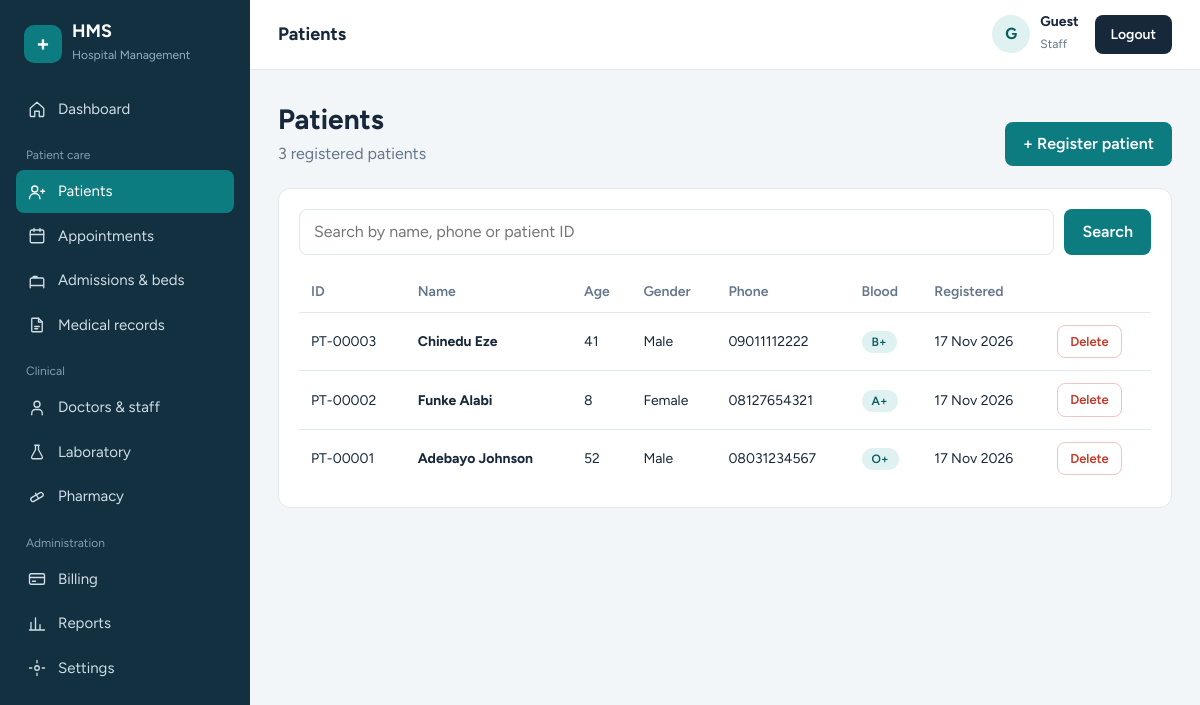
/patients.php, run on the app's committed database.
### tables this page shows
CREATE TABLE IF NOT EXISTS patients (
    id INT AUTO_INCREMENT PRIMARY KEY,
    patient_code VARCHAR(20) DEFAULT NULL,
    name VARCHAR(120) NOT NULL,
    age INT NOT NULL,
    gender VARCHAR(10) NOT NULL,
    phone VARCHAR(25) DEFAULT NULL,
    email VARCHAR(150) DEFAULT NULL,
    blood_group VARCHAR(5) DEFAULT NULL,
    address VARCHAR(255) DEFAULT NULL,
    created_at TIMESTAMP DEFAULT CURRENT_TIMESTAMP
);

### patients.php (the view, shortened to what this page needs)
<?php
require_once __DIR__ . '/connect.php';
$search  = trim($_GET['q'] ?? '');
$page    = max(1, (int)($_GET['page'] ?? 1));
$perPage = 10;
$offset  = ($page - 1) * $perPage;
$like    = '%' . $search . '%';
$stmt = $conn->prepare(
    "SELECT COUNT(*) FROM patients
     WHERE name LIKE ? OR phone LIKE ? OR patient_code LIKE ?"
);
$stmt->bind_param("sss", $like, $like, $like);
$stmt->execute();
$stmt->bind_result($total);
$stmt = $conn->prepare(
    "SELECT id, patient_code, name, age, gender, phone, blood_group, created_at
     FROM patients
     WHERE name LIKE ? OR phone LIKE ? OR patient_code LIKE ?
     ORDER BY id DESC
     LIMIT ? OFFSET ?"
);
$stmt->bind_param("sssii", $like, $like, $like, $perPage, $offset);
$stmt->execute();
$patients = $stmt->get_result()->fetch_all(MYSQLI_ASSOC);
include __DIR__ . '/partials/header.php';
?>
<div class="page-head">
    <div>
        <h1>Patients</h1>
        <p><?php echo (int)$total; ?> registered patient<?php echo $total == 1 ? '' : 's'; ?></p>
    </div>
    <a href="add_patient.php" class="btn">+ Register patient</a>
</div>
<div class="panel">
    <form method="get" class="toolbar">
        <input type="search" name="q" placeholder="Search by name, phone or patient ID"
               value="<?php echo htmlspecialchars($search); ?>">
        <button class="btn" type="submit">Search</button>
    </form>
    <div class="table-wrap">
        <table>
            <thead>
                <tr>
                    <th>ID</th><th>Name</th><th>Age</th><th>Gender</th>
                    <th>Phone</th><th>Blood</th><th>Registered</th><th></th>
                </tr>
            </thead>
            <tbody>
            <?php if (empty($patients)): ?>
                <tr><td colspan="8" class="empty">No patients found.</td></tr>
            <?php else: foreach ($patients as $p): ?>
                <tr>
                    <td><?php echo htmlspecialchars($p['patient_code'] ?: 'PT-' . str_pad($p['id'], 5, '0', STR_PAD_LEFT)); ?></td>
                    <td><b><?php echo htmlspecialchars($p['name']); ?></b></td>
                    <td><?php echo (int)$p['age']; ?></td>
                    <td><?php echo htmlspecialchars($p['gender']); ?></td>
                    <td><?php echo htmlspecialchars($p['phone'] ?: '-'); ?></td>
                    <td><?php echo $p['blood_group'] ? '<span class="badge">' . htmlspecialchars($p['blood_group']) . '</span>' : '-'; ?></td>
                    <td><?php echo date('j M Y', strtotime($p['created_at'])); ?></td>
                    <td>
                        <form method="post" style="margin:0"
                              onsubmit="return confirm('Delete this patient? This cannot be undone.');">
                            <button type="submit" class="btn btn-danger">Delete</button>
                        </form>
                    </td>
                </tr>
            <?php endforeach; endif; ?>
            </tbody>
        </table>
    </div>
</div>
<?php include __DIR__ . '/partials/footer.php'; ?>

### partials/header.php (style rules this page uses)
:root { --ink:#17283a; --muted:#64768a; --line:#e1e8ee; --bg:#f3f6f8; --card:#fff; --brand:#0d7c80; --brand-dark:#095b5e; --brand-soft:#dff1f1; --side:#12303f; --danger:#c0392b; --ok:#1f8a54; }
* { box-sizing:border-box; }
body { margin:0; font-family:'Figtree','Segoe UI',Arial,sans-serif; background:var(--bg); color:var(--ink); line-height:1.5; }
a { color:inherit; text-decoration:none; }
.page-head { display:flex; justify-content:space-between; align-items:flex-end; flex-wrap:wrap; gap:12px; margin-bottom:22px; }
.page-head h1 { margin:0; font-size:28px; }
.page-head p { margin:2px 0 0; color:var(--muted); }
.panel { background:var(--card); border:1px solid var(--line); border-radius:12px; padding:20px; }
.btn { display:inline-block; background:var(--brand); color:#fff; border:0; padding:10px 18px; border-radius:8px; font:inherit; font-weight:600; cursor:pointer; }
.btn-danger { background:#fff; color:var(--danger); border:1px solid #efc7c2; padding:6px 12px; font-size:13px; }
.toolbar { display:flex; gap:10px; flex-wrap:wrap; margin-bottom:16px; }
.toolbar input[type=search] { flex:1; min-width:220px; padding:10px 14px; border:1px solid var(--line); border-radius:8px; font:inherit; }
.table-wrap { overflow-x:auto; }
table { width:100%; border-collapse:collapse; font-size:14px; }
th { text-align:left; color:var(--muted); font-weight:600; padding:10px 12px; border-bottom:1px solid var(--line); white-space:nowrap; }
td { padding:12px; border-bottom:1px solid var(--line); white-space:nowrap; }
tr:last-child td { border-bottom:0; }
.badge { padding:4px 10px; border-radius:20px; font-size:12px; font-weight:600; background:var(--brand-soft); color:var(--brand-dark); }

### data on the page
patients: patient_code "PT-00003", name "Chinedu Eze", age "41", gender "Male", phone "09011112222", blood_group "B+", created_at "17 Nov 2026"
patients: patient_code "PT-00002", name "Funke Alabi", age "8", gender "Female", phone "08127654321", blood_group "A+", created_at "17 Nov 2026"
patients: patient_code "PT-00001", name "Adebayo Johnson", age "52", gender "Male", phone "08031234567", blood_group "O+", created_at "17 Nov 2026"

### other printed values
$label "Dashboard Patients Appointments Admissions & beds Medical records Doctors & staff Laboratory Pharmacy Billing Reports Settings"
$pageTitle "Patients"
substr($name, 0, 1) "G"
$name "Guest"
$role "Staff"
$total "3"
